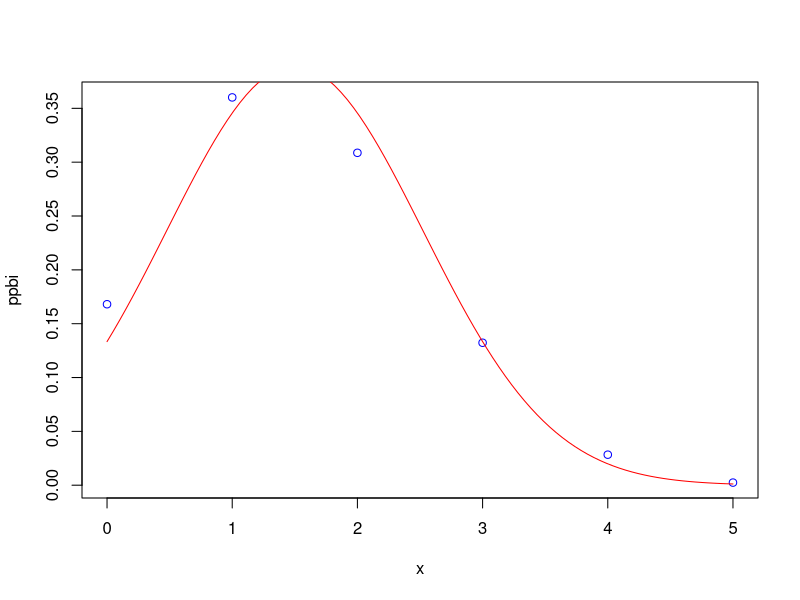
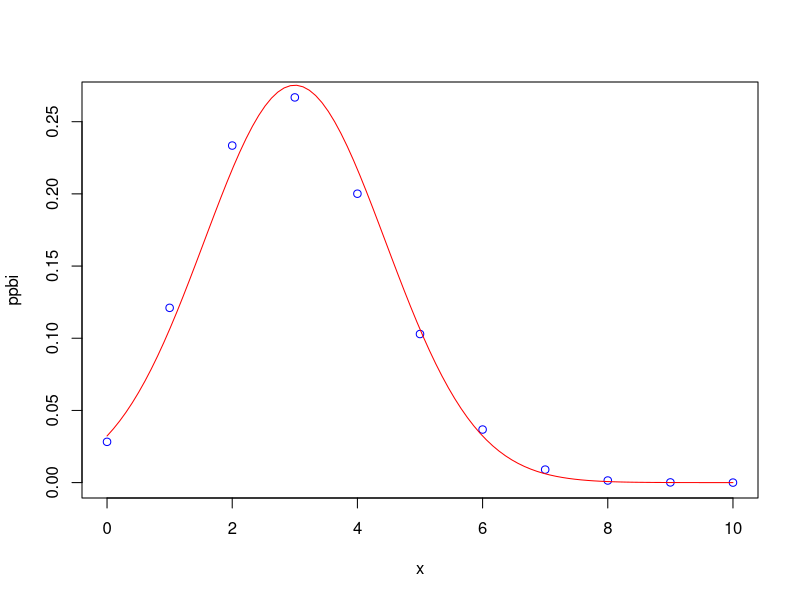
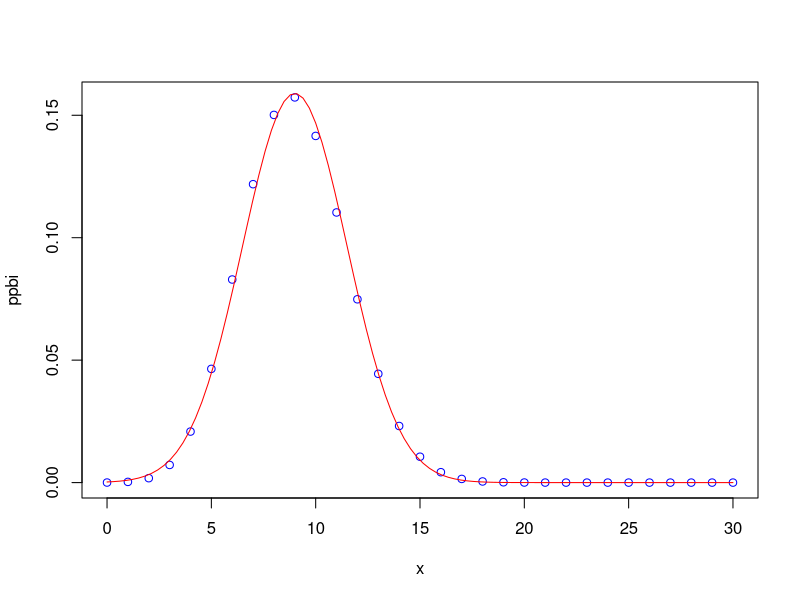
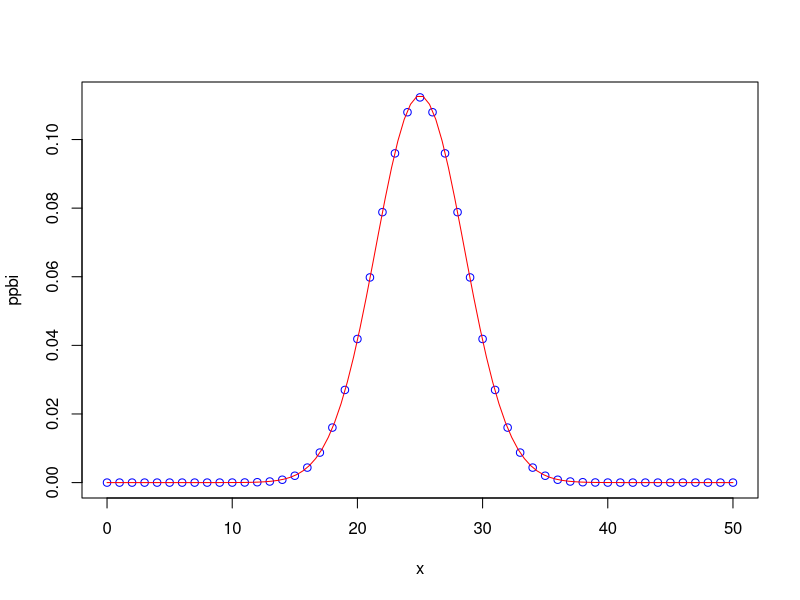
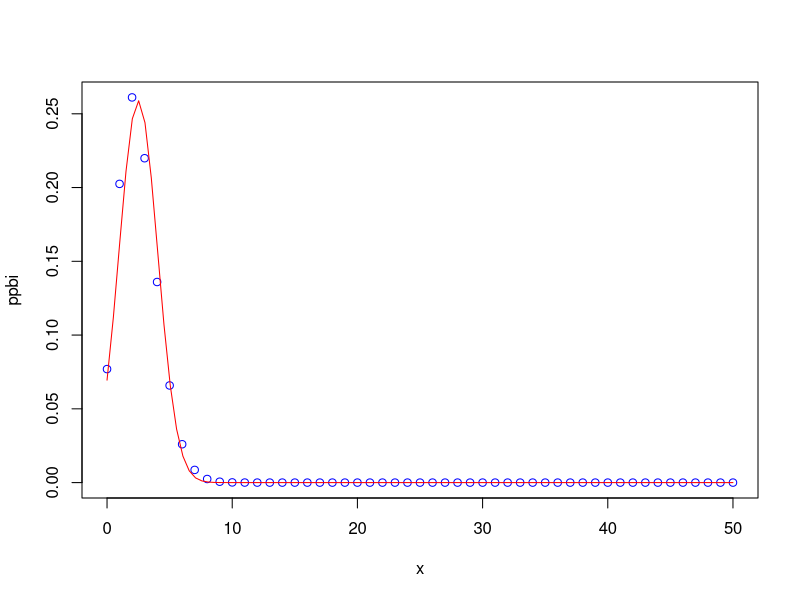
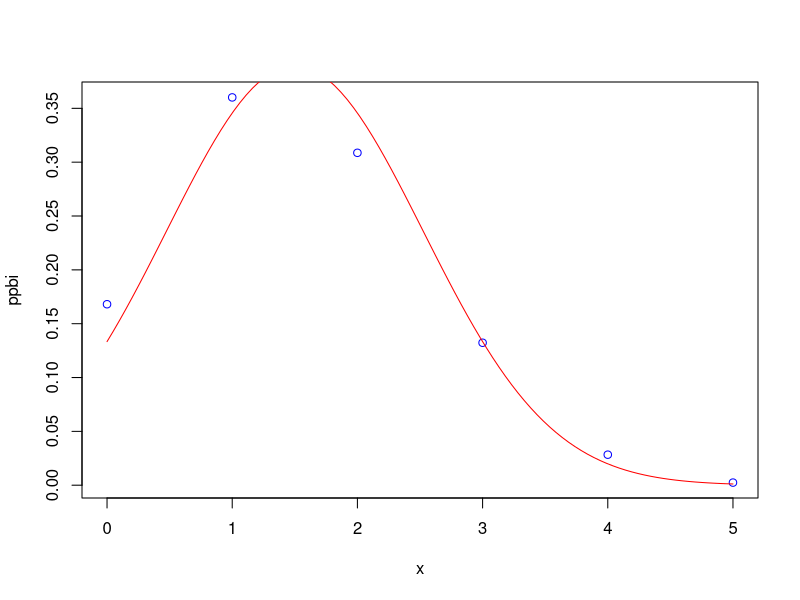

Write R code to recreate these figures, in order.
## ---- chunk 1
n = 5
p = 0.3
x <- 0:n
y <- seq(from=0, to=n, length.out = 100)
ppbi <- dbinom(x,size = n, prob = p)
dfn <- dnorm(y, mean = n*p, sd=sqrt(n*p*(1-p)))
plot(x, ppbi, col="blue")
lines(y, dfn, col="red")
## ---- chunk 2
n = 10
p = 0.3
x <- 0:n
y <- seq(from=0, to=n, length.out = 100)
ppbi <- dbinom(x,size = n, prob = p)
dfn <- dnorm(y, mean = n*p, sd=sqrt(n*p*(1-p)))
plot(x, ppbi, col="blue")
lines(y, dfn, col="red")
## ---- chunk 3
n = 30
p = 0.3
x <- 0:n
y <- seq(from=0, to=n, length.out = 100)
ppbi <- dbinom(x,size = n, prob = p)
dfn <- dnorm(y, mean = n*p, sd=sqrt(n*p*(1-p)))
plot(x, ppbi, col="blue")
lines(y, dfn, col="red")
## ---- chunk 4
n = 50
p = 0.5
x <- 0:n
y <- seq(from=0, to=n, length.out = 100)
ppbi <- dbinom(x,size = n, prob = p)
dfn <- dnorm(y, mean = n*p, sd=sqrt(n*p*(1-p)))
plot(x, ppbi, col="blue")
lines(y, dfn, col="red")
## ---- chunk 5
n = 50
p = 0.05
x <- 0:n
y <- seq(from=0, to=n, length.out = 100)
ppbi <- dbinom(x,size = n, prob = p)
dfn <- dnorm(y, mean = n*p, sd=sqrt(n*p*(1-p)))
plot(x, ppbi, col="blue")
lines(y, dfn, col="red")
## ---- chunk 6
n = 5
p = 0.3
x <- 0:n
y <- seq(from=0, to=n, length.out = 100)
ppbi <- dbinom(x,size = n, prob = p)
dfn <- dnorm(y, mean = n*p, sd=sqrt(n*p*(1-p)))
plot(x, ppbi, col="blue")
lines(y, dfn, col="red")
